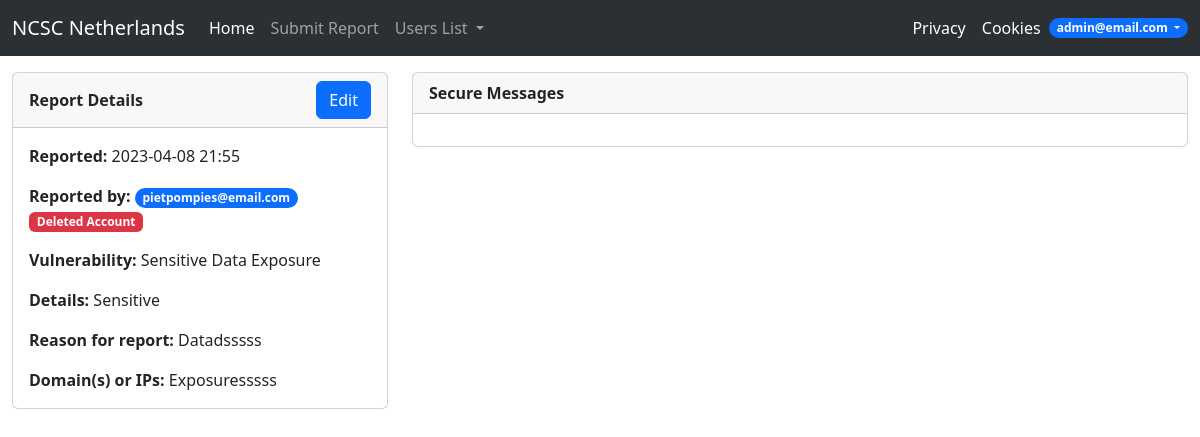
Page /messaging/11 (signed in) on the earlier database version.
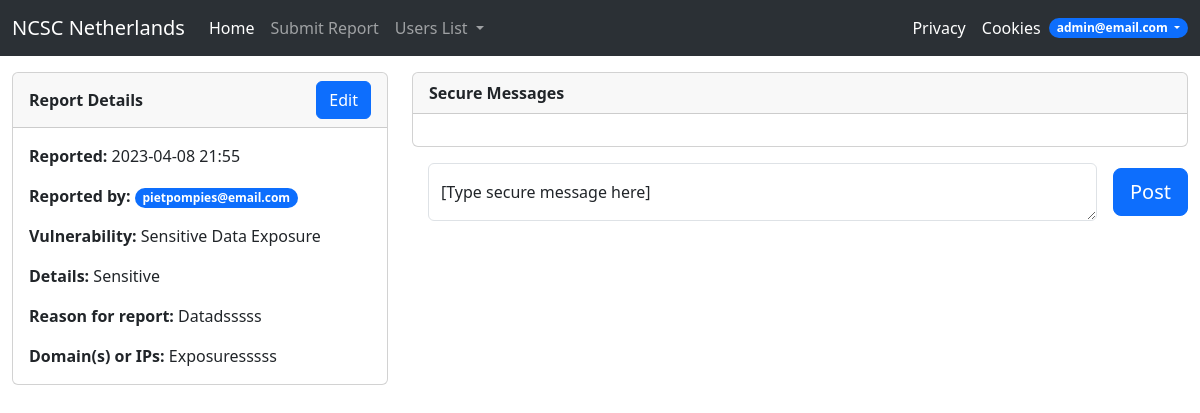
Same page on the later database version.
### App.py (the view, shortened to what this page needs)
@app.route("/messaging/<int:report_id>/<int:msg_id>", methods=["GET", "POST"])
@app.route("/messaging/<int:report_id>", methods=["GET", "POST"])
@login_required
def messaging(report_id, msg_id=None):
    report_encr = db.session.query(Report) \
        .where(report_id == Report.id) \
        .first()
    if not report_encr:
        return abort(404)
    if current_user.role != "Admin" and report_encr.user_id != current_user.id:
        return abort(403)
    anchor = None
    if msg_id:
        anchor = "#msg_%s" % msg_id
    content = decrypt_data(report_encr.report_content, report_encr.user.enc_key)
    content['vulnerability'] = " ".join(map(str.capitalize, content['vulnerability'].split("_")))
    report = {
        "id": report_encr.id,
        "user_id": report_encr.user_id,
        "user_email": report_encr.user.email,
        "date_time": report_encr.date_time.strftime('%Y-%m-%d %H:%M'),
        "user_is_deleted": report_encr.user.is_deleted
    }
    report.update(content)
    form = MessageForm()
    if form.is_submitted() and not form.validate():
        flash("Invalid message: unable to post message.", "danger")
    msgs_encr = db.session.query(Message).where(report_id == Message.report_id) \
        .order_by(Message.id) \
        .all()
    msgs = []
    return render_template("messaging.html", report=report, form=form, msgs=msgs, anchor=anchor)

### form.py
class MessageForm(FlaskForm):
    message = TextAreaField('Message', validators=[InputRequired(), Length(min=1, max=250)])
    submit = SubmitField('Post')

### App.py (called while the page is built)
@login_manager.user_loader
def load_user(user_id):
    return User.query.get(int(user_id))

### encrypt.py (called while the page is built)
def decrypt_data(encrypted_data, dec_key):
    fernet = Fernet(dec_key)
    decrypted_data = fernet.decrypt(encrypted_data)
    json_data = json.loads(decrypted_data.decode())
    return json_data

### templates/messaging.html (shortened to what this page needs)
{% extends 'base.html' %}
{% if anchor %}
    {% block head %}
        {{ super() }}
    {% endblock %}
{% endif %}
{% block body %}
    <div class="container-fluid">
        <div class="row">
            <div class="col-4">
                <div class="card">
                    <div class="card-header d-flex justify-content-between align-items-center">
                        <div>
                            <strong>Report Details</strong>
                        </div>
                        <div>
                            <a href="{{ url_for('editreport', report_id=report.id) }}" class="btn btn-primary">Edit</a>
                        </div>
                    </div>
                    <div class="card-body" style="max-height: 30rem;overflow-y: auto;">
                        <p class="card-text"><strong>Reported:</strong> {{ report.date_time }} </p>
                        <p class="card-text"><strong>Reported by:</strong> <a
                                href="{{ url_for('getaccount', email=report.user_email) }}"
                                class="badge rounded-pill bg-primary text-decoration-none">{{ report.user_email }}</a>
                            {% if report.user_is_deleted %}<span class="badge bg-danger">Deleted Account</span> {% endif %}
                        </p>
                        <p class="card-text"><strong>Vulnerability:</strong> {{ report.vulnerability }}</p>
                        <p class="card-text"><strong>Details:</strong> {{ report.explanation }} </p>
                        <p class="card-text"><strong>Reason for report:</strong> {{ report.whyreport }} </p>
                        <p class="card-text"><strong>Domain(s) or IPs:</strong> {{ report.domainip }}  </p>
                    </div>
                </div>
            </div>
            <div class="col">
                <div class="row">
                    <div class="col">
                        <div class="card">
                            <div class="card-header">
                                <strong>Secure Messages</strong>
                            </div>
                            <div class="card-body" style="max-height: 30rem;overflow-y: auto;">
                            </div>
                        </div>
                    </div>
                </div>
            {% if not report.user_is_deleted %}
                <form action="" method="post">
                    <div class="row my-3">
                        <div class="col d-flex align-items-center">
                            <div class="input-group">
                                <div class="form-floating mx-3">
                                {% set message_invalid = "" %}
                                {% if form.message.errors %}
                                    {% set message_invalid = " is-invalid" %}
                                {% endif %}
                                {{ form.message (size=30,class="form-control form-control-md flex-grow-1 me-3" + message_invalid,placeholder="") }}
                                <label for="{{ form.message.id }}">[Type secure message here]</label>
                                </div>
                            </div>
                        {{ form.submit(class="btn btn-primary btn-lg") }}
                        </div>
                    </div>
                </form>
            {% endif %}
            </div>
        </div>
    </div>
{% endblock %}

Differences in the rows shown:
changed User "pietpompies@email.com": is_deleted 1 → 0 (drawn)
Other differences:
form field submit: (not shown) → "Post"
text no longer shown: "Deleted Account"
